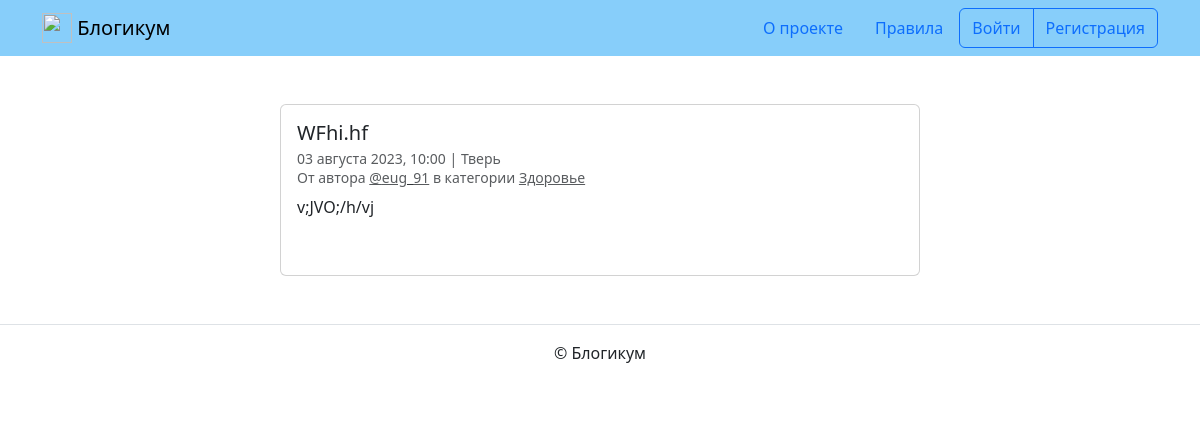
The app's page /posts/60/ with its own data.
### blog/models.py (models this page shows, shortened)
class CreatedPublishedModel(models.Model):
    is_published = models.BooleanField(
        'Опубликовано',
        default=True,
        help_text='Снимите галочку, чтобы скрыть публикацию.'
    )
    created_at = models.DateTimeField(
        'Добавлено',
        auto_now_add=True
    )
    class Meta:
        abstract = True

class Post(CreatedPublishedModel):
    title = models.CharField(
        'Заголовок',
        max_length=256
    )
    text = models.TextField(
        'Текст'
    )
    pub_date = models.DateTimeField(
        'Дата и время публикации',
        help_text=('Если установить дату и время в будущем — '
                   'можно делать отложенные публикации.')
    )
    author = models.ForeignKey(
        User,
        on_delete=models.CASCADE,
        verbose_name='Автор публикации',
        related_name='posts'
    )
    location = models.ForeignKey(
        'Location',
        on_delete=models.SET_NULL,
        null=True,
        blank=True,
        verbose_name='Местоположение',
        related_name='posts'
    )
    category = models.ForeignKey(
        'Category',
        on_delete=models.SET_NULL,
        null=True,
        verbose_name='Категория',
        related_name='posts'
    )
    image = models.ImageField(
        'Фото',
        upload_to='posts_images',
        blank=True
    )
    published_posts = PostManager()
    objects = models.Manager()
    class Meta:
        verbose_name = 'публикация'
        verbose_name_plural = 'Публикации'
        ordering = ('-pub_date', )

class Location(CreatedPublishedModel):
    name = models.CharField(
        'Название места',
        max_length=256
    )
    class Meta:
        verbose_name = 'местоположение'
        verbose_name_plural = 'Местоположения'

class Category(CreatedPublishedModel):
    title = models.CharField(
        'Заголовок',
        max_length=256
    )
    description = models.TextField(
        'Описание'
    )
    slug = models.SlugField(
        'Идентификатор',
        unique=True,
        help_text=('Идентификатор страницы для URL; '
                   'разрешены символы латиницы, цифры, дефис и подчёркивание.')
    )
    class Meta:
        verbose_name = 'категория'
        verbose_name_plural = 'Категории'

### blog/views.py (the view)
class PostDetailView(
    DetailView
):
    model = Post
    template_name = 'blog/detail.html'
    pk_url_kwarg = 'post_id'
    def get_object(self, queryset=None):
        post = get_object_or_404(
            get_posts(),
            pk=self.kwargs[self.pk_url_kwarg]
        )
        if post.author == self.request.user:
            return post
        return get_object_or_404(
            get_published_posts(),
            pk=self.kwargs[self.pk_url_kwarg]
        )
    def get_context_data(self, **kwargs):
        context = super().get_context_data(**kwargs)
        context['form'] = CommentForm()
        context['comments'] = (
            self.object.comments.select_related(
                'author'
            )
        )
        return context

### blog/models.py (called while the page is built)
    def get_queryset(self):
        return super().get_queryset().filter(
            is_published=True,
            category__is_published=True,
            pub_date__lt=timezone.now()
        )

### blog/modules.py (called while the page is built)
def get_posts():
    return Post.objects.select_related(
        'location',
        'author',
        'category'
    )

def get_published_posts():
    return Post.published_posts.select_related(
        'location',
        'author',
        'category'
    )

### templates/blog/detail.html (shortened to what this page needs)
{% extends "base.html" %}
{% block content %}
  <div class="col d-flex justify-content-center">
    <div class="card" style="width: 40rem;">
      <div class="card-body">
        <h5 class="card-title">{{ post.title }}</h5>
        <h6 class="card-subtitle mb-2 text-muted">
          <small>
            {{ post.pub_date|date:"d E Y, H:i" }} | {% if post.location and post.location.is_published %}{{ post.location.name }}{% else %}Планета Земля{% endif %}<br>
            От автора <a class="text-muted" href="{% url 'blog:profile' post.author %}">@{{ post.author.username }}</a> в
            категории {% include "includes/category_link.html" %}
          </small>
        </h6>
        <p class="card-text">{{ post.text|linebreaksbr }}</p>
        {% include "includes/comments.html" %}
      </div>
    </div>
  </div>
{% endblock %}

### templates/includes/category_link.html
<a class="text-muted" href="{% url 'blog:category_posts' post.category.slug %}">
  {{ post.category.title }}
</a>

### records on screen
Post: title "WFhi.hf", pub_date "03 августа 2023, 10:00", location.name "Тверь", author.username "eug_91", category "Здоровье", text "v;JVO;/h/vj"
